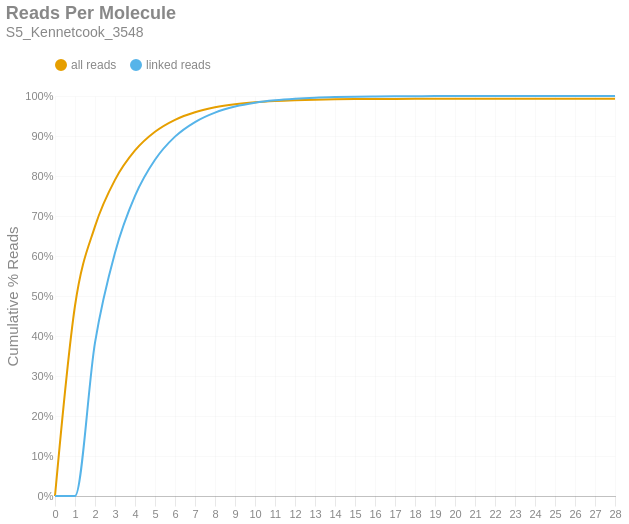

Notebook cell for this chart:
### Markdown cell above
### Reads per Molecule
This chart shows the cumulative distribution of the number of reads per linked molecule. That is, how many alignments are associated with a unique molecule. This excludes the number of reads associated with invalid or absent linked-read barcodes. The `linked` histogram is the percentages recalculated when disregarding singletons.

### Code cell
if SKIPLR:
    print_html(f"Skipped")
else:
    counts = np.bincount(valids['reads'].cast(pl.Int64).to_numpy())
    weighted = counts * np.arange(len(counts))
    all_perc = weighted / n_reads
    linked_perc = weighted / n_linked_reads
    linked_perc[1] = 0
    binned_df = pl.DataFrame({
        'readsper': list(range(len(counts))),
        'all reads (cumsum)': np.cumsum(all_perc).tolist(),
        'linked reads (cumsum)': np.cumsum(linked_perc).tolist(),
    })

    with SafeRender(binned_df):
        (
            density_plot(binned_df, 'Reads Per Molecule', samplename, 'readspmol')
            .encode(
                x=alt.X('readsper:O', title=None).axis(labelAngle=0).scale(padding=0),
                y=alt.Y('value:Q', title='Cumulative % Reads').axis(format='%').stack(False),
                color=alt.Color("key:N").scale(domain=["all reads", "linked reads"]),
                tooltip=[
                    alt.Tooltip("key:N", title="Data Type"),
                    alt.Tooltip("readsper:O", title="Reads Per Molecule"),
                    alt.Tooltip("value:Q", format=".2%", title="% Reads (Cum.)")
                ]            
            )
        ).display()

### Figure 1 — Vega-Lite specification as saved in the notebook (floating-point values rounded to 4 significant figures)
{"width": "container", "height": 400, "config": {"title": {"anchor": "start", "dy": -15, "fontSize": 18, "color": "#888888", "subtitleColor": "#888888", "subtitleFontSize": 14}, "arc": {"fill": "#0072B2"}, "axis": {"domainColor": "#888888", "domainWidth": 0.5, "gridWidth": 0.2, "grid": false, "titleFontWeight": 400, "titleFontSize": 15, "labelFontSize": 11, "labelColor": "#888888", "tickColor": "#888888", "tickWidth": 0.2, "titleColor": "#888888"}, "axisBand": {"grid": false}, "axisX": {"grid": true, "tickSize": 10, "domainCap": "round"}, "axisY": {"domain": false, "grid": true, "tickSize": 0, "domainCap": "round"}, "background": "transparent", "header": {"labelFontSize": 15, "labelColor": "#888888", "titleFontSize": 15, "titleFontWeight": 600, "titleColor": "#888888"}, "legend": {"labelFont": "sans-serif", "labelFontSize": 12, "labelColor": "#888888", "symbolSize": 100, "symbolType": "circle", "titleFontSize": 12, "titlePadding": 10, "titleColor": "#888888", "title": null, "orient": "top"}, "range": {"category": ["#E69F00", "#56B4E9", "#009E73", "#F0E442", "#0072B2", "#D55E00", "#CC79A7", "#000000"], "diverging": ["#cfe8f3", "#a2d4ec", "#73bfe2", "#46abdb", "#1696d2", "#12719e"]}, "area": {"fill": "#0072B2", "fillOpacity": 0.7, "line": true, "strokeOpacity": 0.7}, "line": {"color": "#0072B2", "stroke": "#0072B2", "strokeWidth": 2}, "trail": {"color": "#0072B2", "stroke": "#0072B2", "strokeWidth": 0, "size": 1}, "point": {"filled": true, "fillOpacity": 1.0, "size": 95}, "text": {"color": "#888888", "fontSize": 11, "align": "right", "fontWeight": 400, "size": 11}, "bar": {"fill": "#0072B2", "stroke": null}, "view": {"stroke": null, "continuousWidth": 660, "continuousHeight": 400}}, "data": {"name": "data-92055387a3ca45c01085b1636d7f30f9"}, "mark": {"type": "line", "interpolate": "monotone", "point": {"opacity": 0, "size": 275}}, "encoding": {"color": {"field": "key", "scale": {"domain": ["all reads", "linked reads"]}, "type": "nominal"}, "tooltip": [{"field": "key", "title": "Data Type", "type": "nominal"}, {"field": "readsper", "title": "Reads Per Molecule", "type": "ordinal"}, {"field": "value", "format": ".2%", "title": "% Reads (Cum.)", "type": "quantitative"}], "x": {"axis": {"labelAngle": 0}, "field": "readsper", "scale": {"padding": 0}, "title": null, "type": "ordinal"}, "y": {"axis": {"format": "%"}, "field": "value", "stack": false, "title": "Cumulative % Reads", "type": "quantitative"}}, "params": [{"name": "param_c36ac31b6afebe62", "select": {"type": "point", "fields": ["key"]}, "bind": "legend"}], "title": {"text": "Reads Per Molecule", "subtitle": "S5_Kennetcook_3548"}, "transform": [{"fold": ["all reads (cumsum)", "linked reads (cumsum)"]}, {"calculate": "replace(datum.key, ' (cumsum)', '')", "as": "key"}, {"filter": {"param": "param_c36ac31b6afebe62"}}], "usermeta": {"embedOptions": {"downloadFileName": "S5_Kennetcook_3548.readspmol"}}, "$schema": "https://vega.github.io/schema/vega-lite/v6.1.0.json", "datasets": {"data-92055387a3ca45c01085b1636d7f30f9": [{"readsper": 0, "all reads (cumsum)": 0.0, "linked reads (cumsum)": 0.0}, {"readsper": 1, "all reads (cumsum)": 0.4756, "linked reads (cumsum)": 0.0}, {"readsper": 2, "all reads (cumsum)": 0.674, "linked reads (cumsum)": 0.3833}, {"readsper": 3, "all reads (cumsum)": 0.7904, "linked reads (cumsum)": 0.6083}, {"readsper": 4, "all reads (cumsum)": 0.8639, "linked reads (cumsum)": 0.7503}, {"readsper": 5, "all reads (cumsum)": 0.9106, "linked reads (cumsum)": 0.8405}, {"readsper": 6, "all reads (cumsum)": 0.9405, "linked reads (cumsum)": 0.8984}, {"readsper": 7, "all reads (cumsum)": 0.9594, "linked reads (cumsum)": 0.9349}, {"readsper": 8, "all reads (cumsum)": 0.9717, "linked reads (cumsum)": 0.9586}, {"readsper": 9, "all reads (cumsum)": 0.9794, "linked reads (cumsum)": 0.9735}, {"readsper": 10, "all reads (cumsum)": 0.9844, "linked reads (cumsum)": 0.9831}, {"readsper": 11, "all reads (cumsum)": 0.9875, "linked reads (cumsum)": 0.9891}, {"readsper": 12, "all reads (cumsum)": 0.9895, "linked reads (cumsum)": 0.9931}, {"readsper": 13, "all reads (cumsum)": 0.9909, "linked reads (cumsum)": 0.9957}, {"readsper": 14, "all reads (cumsum)": 0.9917, "linked reads (cumsum)": 0.9972}, {"readsper": 15, "all reads (cumsum)": 0.9922, "linked reads (cumsum)": 0.9982}, {"readsper": 16, "all reads (cumsum)": 0.9925, "linked reads (cumsum)": 0.9988}, {"readsper": 17, "all reads (cumsum)": 0.9927, "linked reads (cumsum)": 0.9992}, {"readsper": 18, "all reads (cumsum)": 0.9928, "linked reads (cumsum)": 0.9994}, {"readsper": 19, "all reads (cumsum)": 0.993, "linked reads (cumsum)": 0.9997}, {"readsper": 20, "all reads (cumsum)": 0.993, "linked reads (cumsum)": 0.9998}, {"readsper": 21, "all reads (cumsum)": 0.993, "linked reads (cumsum)": 0.9998}, {"readsper": 22, "all reads (cumsum)": 0.9931, "linked reads (cumsum)": 0.9999}, {"readsper": 23, "all reads (cumsum)": 0.9931, "linked reads (cumsum)": 0.9999}, {"readsper": 24, "all reads (cumsum)": 0.9931, "linked reads (cumsum)": 1.0}, {"readsper": 25, "all reads (cumsum)": 0.9931, "linked reads (cumsum)": 1.0}, {"readsper": 26, "all reads (cumsum)": 0.9931, "linked reads (cumsum)": 1.0}, {"readsper": 27, "all reads (cumsum)": 0.9931, "linked reads (cumsum)": 1.0}, {"readsper": 28, "all reads (cumsum)": 0.9931, "linked reads (cumsum)": 1.0}]}}
